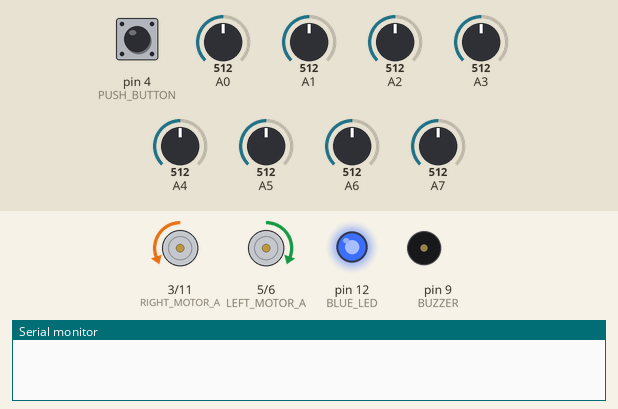
Simulated run of this sketch. Board: Arduino Nano, built with avr-gcc and run on an emulated ATmega328P. On the bench: motor-driver pin pairs drawn as motors (green arrow = first pin HIGH = forward, orange = second pin HIGH = backward, longer = more drive), output pins drawn as LEDs (lit = HIGH), buzzer (waves = sounding, pin HIGH), the last lines printed to the serial monitor. The test bench sets the inputs (shaded band); at power-on: pin 4 (PUSH_BUTTON) HIGH, A0 = 512, A1 = 512, A2 = 512, A3 = 512, A4 = 512, A5 = 512, A6 = 512, A7 = 512.

Above: at 1.7 s.
At 2.9 s:
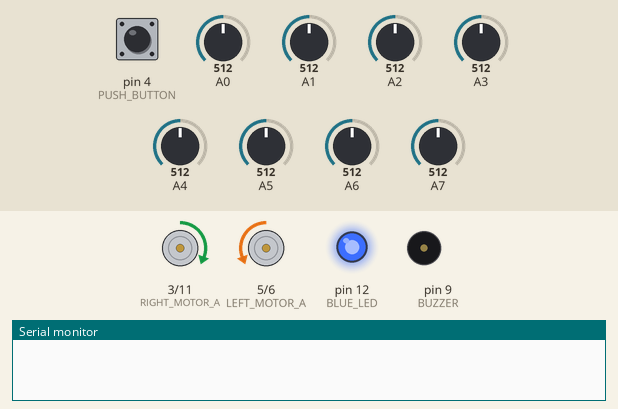
At 3.6 s:
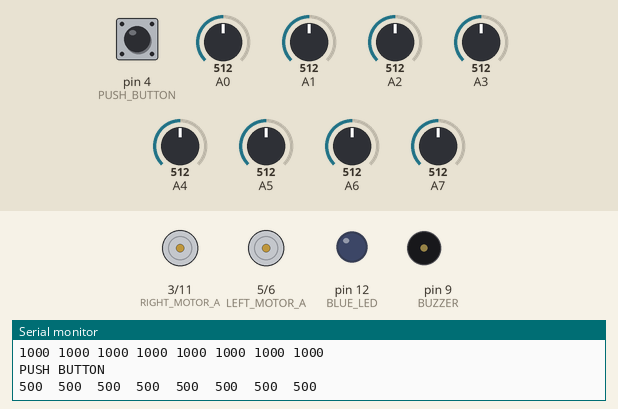
Timing chart, 0 to 5.1 s (numbered marks = the images above):
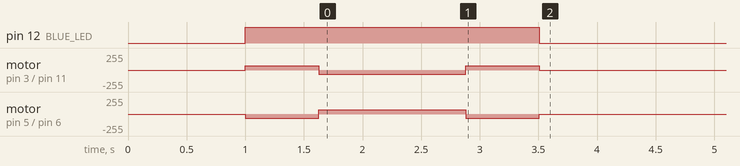

The sketch:

PID_flf_version_1.ino
```cpp
#include <QTRSensors.h>

const uint8_t BUZZER=9;
const uint8_t BLUE_LED=12;

const uint8_t LEFT_MOTOR_A=5;
const uint8_t LEFT_MOTOR_B=6;

const uint8_t RIGHT_MOTOR_A=3;
const uint8_t RIGHT_MOTOR_B=11;

const uint8_t PUSH_BUTTON=4;

const uint8_t LEFT=0;
const uint8_t RIGHT=1;

const uint8_t SensorCount = 8;
uint16_t sensorValues[SensorCount];
QTRSensors qtr;

void setup()
{
  pinMode(BLUE_LED, OUTPUT);
  pinMode(BUZZER,OUTPUT);
  pinMode(BLUE_LED,OUTPUT);
  pinMode(LEFT_MOTOR_A,OUTPUT);
  pinMode(LEFT_MOTOR_B,OUTPUT);
  pinMode(RIGHT_MOTOR_A,OUTPUT);
  pinMode(RIGHT_MOTOR_B,OUTPUT);
  pinMode(PUSH_BUTTON,INPUT_PULLUP);

  qtr.setTypeAnalog();
  qtr.setSensorPins((const uint8_t[]){A0, A1, A2, A3, A4, A5, A6, A7}, SensorCount);
  qtr.setEmitterPin(10);

  delay(1000);

  digitalWrite(BLUE_LED, HIGH);
  for (uint16_t i = 0; i < 100; i++)
  {
    if(i<25 || i>=75)
      maneuver(LEFT,64);
    else
      maneuver(RIGHT,64);
    qtr.calibrate();
  }
  maneuver(0,0);
  digitalWrite(BLUE_LED, LOW);

  Serial.begin(57600);

  for (uint8_t i = 0; i < SensorCount; i++)
  {
    Serial.print(qtr.calibrationOn.minimum[i]);
    Serial.print(' ');
  }
  Serial.println();

  for (uint8_t i = 0; i < SensorCount; i++)
  {
    Serial.print(qtr.calibrationOn.maximum[i]);
    Serial.print(' ');
  }
  Serial.println();

  Serial.println("PUSH BUTTON");
  while(!digitalRead(PUSH_BUTTON))
  delay(1);
}

void loop()
{
//  uint16_t position = qtr.readLineWhite(sensorValues);
  qtr.readCalibrated(sensorValues);

  for (uint8_t i = 0; i < SensorCount; i++)
  {
    Serial.print(sensorValues[i]);
    Serial.print('\t');
  }
  //Serial.println(position);
  Serial.println("");
  delay(250);
}

void maneuver(uint8_t stat, double Speed)
{
  analogWrite(LEFT_MOTOR_A,stat*Speed);
  analogWrite(LEFT_MOTOR_B,(1-stat)*Speed);
  analogWrite(RIGHT_MOTOR_A,(1-stat)*Speed);
  analogWrite(RIGHT_MOTOR_B,stat*Speed);
}
```
